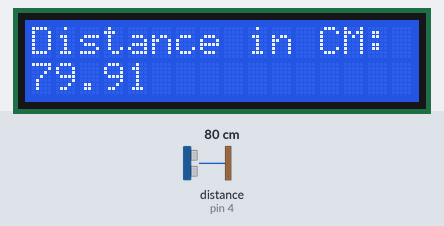
A sketch run on a simulated Arduino Uno, built with avr-gcc and run on an emulated ATmega328P. Shown: 16×2 character LCD. Wiring (inferred from the names in the program): ultrasonic range finder: trigger pin 3; echo pin 4. The test bench sets the inputs (shaded band); at power-on: distance to the obstacle (sensor on pin 4) 80 cm. The echo pulse lasts 58.3 µs per cm.

Above: at 1.2 s.
1.3 s: distance to the obstacle (sensor on pin 4) set to 2 cm
At 2.7 s:
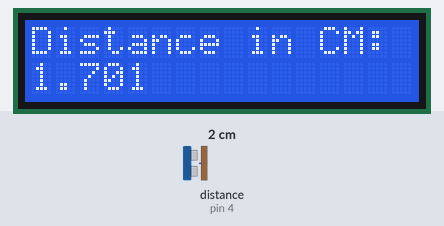
4.6 s: distance to the obstacle (sensor on pin 4) set to 4 cm
At 6.1 s:
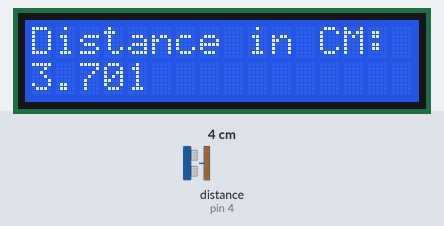
6.7 s: distance to the obstacle (sensor on pin 4) set to 9 cm
At 8.0 s:
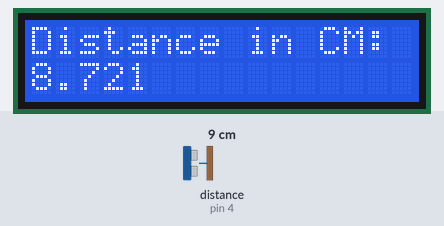
Timing chart, 0 to 9.7 s (numbered marks = the images above; inputs shaded):
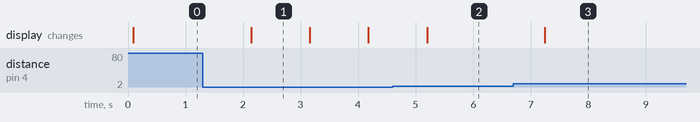

Measured:
- after the input at 1.3 s, the display: changes after 0.84 s (image 1)
- after the input at 4.6 s, the display: changes after 0.60 s (image 2)
- after the input at 6.7 s, the display: changes after 0.54 s (image 3)
- what the display in image 1 shows lasts 1.1 s, from 2.1 s to 3.2 s

The sketch:

SRF.ino
```cpp
/* code for printing SRF results to LCD */
// https://wokwi.com/arduino/projects/321824195890643540
#define PIN_TRIG 3
#define PIN_ECHO 4

#include <LiquidCrystal_I2C.h>
LiquidCrystal_I2C lcd(0x27,16,2);

void setup() {
  Serial.begin(115200);

  lcd.init();
  lcd.backlight();

  pinMode(PIN_TRIG, OUTPUT);
  pinMode(PIN_ECHO, INPUT);
}

void loop() {
  // Start a new measurement:
  digitalWrite(PIN_TRIG, LOW);
  delayMicroseconds(2);
  digitalWrite(PIN_TRIG, HIGH);
  delayMicroseconds(10);
  digitalWrite(PIN_TRIG, LOW);

  // Read the result:
  float duration = pulseIn(PIN_ECHO, HIGH);
  float distance = (duration / 2) * 0.0344;
  lcd.setCursor(0,0);
  lcd.print("Distance in CM: ");
  lcd.setCursor(0,1);
  lcd.print(distance);
  delay(1000);
}
```
